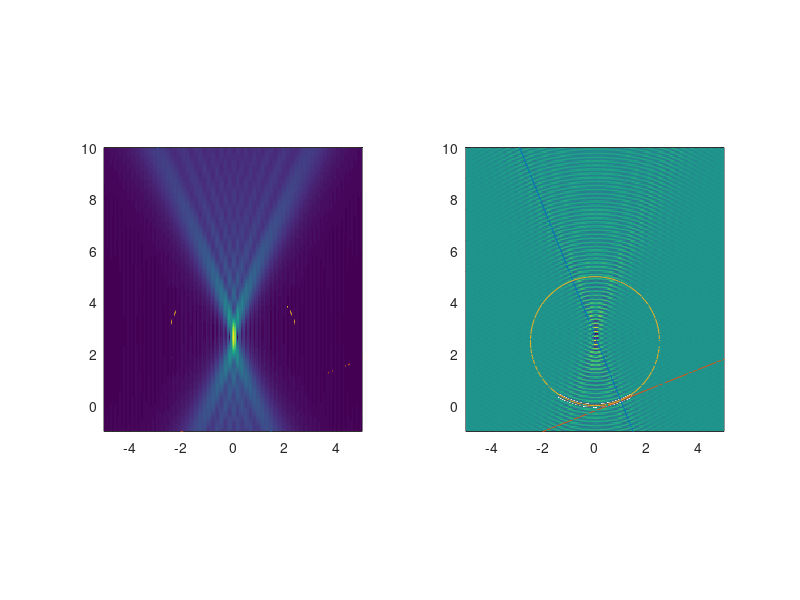

MATLAB code for this plot:
function create_phase_front()
tic
    a0 = 0;
    a1 = 0;
    a2 = 0.2;
    a3 = 0.0;
    function z = ConstantPhaseFunction(x)
        z = a3*x.^3 + a2*x.^2 + a1*x + a0;
    end
    function dzdx = PhaseFunctionDerivative(x)
        dzdx = 0*a3*x.^2 + 2*a2*x + 0*a1;
    end

x0test = 1;

kMod = 40;
x = -5:0.05:5;
z = -1:0.05:10;
[xMesh,zMesh] = meshgrid(x,z);
frontRange = -1.4:0.01:1.4;
amp = Amplitude();
clf;
subplot(1,2,1);
MakeSubplot(abs(amp));
subplot(1,2,2);
MakeSubplot(real(amp));

    function MakeSubplot(ampFun)
        plot(frontRange, ConstantPhaseFunction(frontRange),'k','LineWidth', 2);
        hold on;
        surface(xMesh,zMesh,ampFun,'LineStyle', 'none');       
        PlotGuideLines()
        axis equal;
        grid on;
        grid minor;
        axis([min(x),max(x),min(z),max(z)]);
        hold off;
        
        function PlotGuideLines()
            z0test = ConstantPhaseFunction(x0test);
            deriv = PhaseFunctionDerivative(x0test);
            plot([-10 10], [(x0test + 10)./deriv, (x0test - 10)./deriv] + z0test);
            plot([-10 10], [(-10 - x0test).*deriv, (10 - x0test).*deriv] + z0test);
            if a1 == 0 && a0 == 0 && a3 == 0
                theta = 0:0.1:2*pi;
                plot(0+0.5/a2*cos(theta),0.5/a2*(1+sin(theta)));
            end
        end
    end

    function amp = Amplitude()
        ampArray = integral(@PlaneWaveAlongFront, min(frontRange), max(frontRange), 'ArrayValued', true);
        amp = reshape(ampArray, size(xMesh));
    end

    function val = PlaneWaveAlongFront(x0)
        z0 = ConstantPhaseFunction(x0);
        theta = angle(1 + 1i * PhaseFunctionDerivative(x0));
        k = [kMod .* -sin(theta); kMod .* cos(theta)];
        phase = k(1,:)*(xMesh(:)-x0) + k(2,:)*(zMesh(:)-z0);
        val = exp(1i*phase);
    end
toc
end

